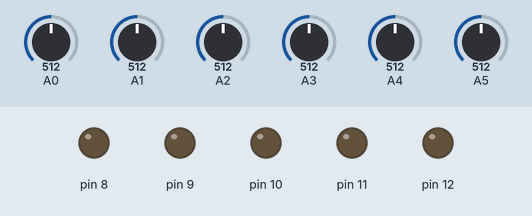
Recording of a sketch running on a simulated Arduino Uno, built for the host (arithmetic inside an expression is 32-bit, double 64-bit). Shown: output pins drawn as LEDs (lit = HIGH). Dashed ring = blinking. The test bench sets the inputs (shaded band); at power-on: A0 = 512, A5 = 512, A1 = 512, A2 = 512, A3 = 512, A4 = 512.

Above: at 1.2 s.
1.3 s: A0 set to 985
2.8 s: A0 set to 1013
At 3.2 s:
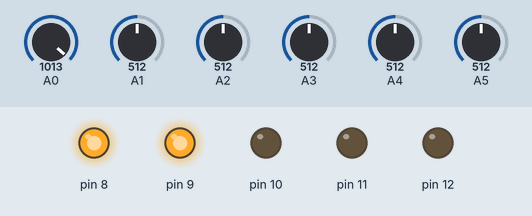
5.8 s: A5 set to 987
8.8 s: A5 set to 1016
At 9.7 s:
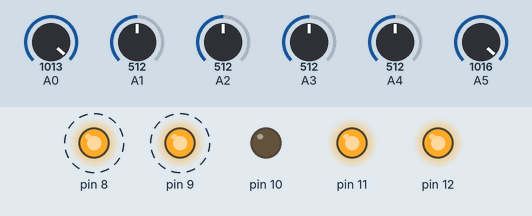
11.8 s: A1 set to 983
14.8 s: A1 set to 1015
At 16.7 s:
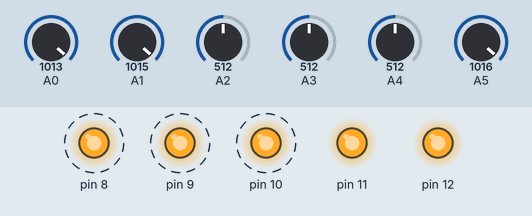
Timing chart, 0 to 18.8 s (numbered marks = the images above; inputs shaded):
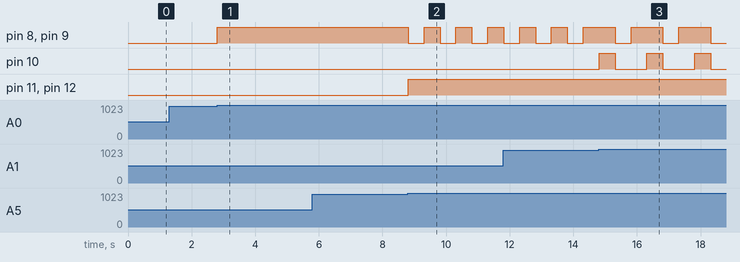

Measured:
- the behaviour switches between 1000 and 1001 on A0 (found by bisection; images 0 and 1)
- the behaviour switches between 1000 and 1001 on A5 (found by bisection; images 1 and 2)
- the behaviour switches between 1000 and 1001 on A1 (found by bisection; images 2 and 3)
- after the input at 1.3 s, every drawn part: stays the same
- after the input at 2.8 s, pin 8, pin 9: LOW → HIGH at once
- after the input at 8.8 s, pin 8, pin 9: alternates HIGH for 0.50 s and LOW for 0.50 s, starting at once; pin 11, pin 12: LOW → HIGH at once
- after the input at 14.8 s, pin 8, pin 9: alternates HIGH for 1.0 s and LOW for 0.50 s, starting after 0.51 s; pin 10: alternates HIGH for 0.50 s and LOW for 1.0 s, starting at once

The sketch:

auto_light.ino
```cpp
void setup()
{
  pinMode(PIN_PB0,OUTPUT); //led1
  pinMode(PIN_PB1,OUTPUT); //led2
  pinMode(PIN_PB2,OUTPUT); //led3
  pinMode(PIN_PB3,OUTPUT); //led4
  pinMode(PIN_PB4,OUTPUT); //led5

  pinMode(PIN_PC0,INPUT); //IR 1
  pinMode(PIN_PC1,INPUT); //IR 2
  pinMode(PIN_PC2,INPUT); //IR 3
  pinMode(PIN_PC3,INPUT); //IR 4
  pinMode(PIN_PC4,INPUT); //IR 5
  pinMode(PIN_PC5,INPUT); // IR 6
}

void loop(){
  int val1 = analogRead(PIN_PC0); //IR1
  if (val1 > 1000){
    digitalWrite(PIN_PB0,1);
    digitalWrite(PIN_PB1,1);
    delay(500);
    }// IR1,open led 1 2
  else {
    digitalWrite(PIN_PB0,0);
    digitalWrite(PIN_PB1,0);
    }  // IR1,close led 1 2

  int val2 = analogRead(PIN_PC1); //IR2
  if(val2 > 1000){
    digitalWrite(PIN_PB0,1);
    digitalWrite(PIN_PB1,1);
    digitalWrite(PIN_PB2,1);
    delay(500);
    }  // IR2,open led 1 2 3
  else {
    digitalWrite(PIN_PB0,0);
    digitalWrite(PIN_PB1,0);
    digitalWrite(PIN_PB2,0);
    }  // IR2,close led 1 2 3

  int val3 = analogRead(PIN_PC2); //IR3
  if(val3 > 1000){
    digitalWrite(PIN_PB0,1);
    digitalWrite(PIN_PB1,1);
    digitalWrite(PIN_PB2,1);
    digitalWrite(PIN_PB3,1);
    delay(500);
    }  // IR3,open led 1 2 3 4
  else {
    digitalWrite(PIN_PB0,0);
    digitalWrite(PIN_PB1,0);
    digitalWrite(PIN_PB2,0);
    digitalWrite(PIN_PB3,0);
    }  // IR3,close led 1 2 3 4

  int val4 =analogRead(PIN_PC3); //IR4
  if(val4 > 1000){
    digitalWrite(PIN_PB1,1);
    digitalWrite(PIN_PB2,1);
    digitalWrite(PIN_PB3,1);
    digitalWrite(PIN_PB4,1);
    delay(500);
    }  // IR4,open led 2 3 4 5
  else {
    digitalWrite(PIN_PB1,0);
    digitalWrite(PIN_PB2,0);
    digitalWrite(PIN_PB3,0);
    digitalWrite(PIN_PB4,0);
    }  // IR4,close led 2 3 4 5

  int val5 = analogRead(PIN_PC4); //IR5
  if(val5 > 1000){
    digitalWrite(PIN_PB2,1);
    digitalWrite(PIN_PB3,1);
    digitalWrite(PIN_PB4,1);
    delay(500);
    }  // IR5,open led 3 4 5
  else {
    digitalWrite(PIN_PB2,0);
    digitalWrite(PIN_PB3,0);
    digitalWrite(PIN_PB4,0);
    }  // IR5,close led    3 4 5

  int val6 = analogRead(PIN_PC5); //IR6
  if(val6 > 1000){
    digitalWrite(PIN_PB3,1);
    digitalWrite(PIN_PB4,1);
    delay(500);
    }  // IR6,open led 4 5
  else {
    digitalWrite(PIN_PB3,0);
    digitalWrite(PIN_PB4,0);
    }  // IR6,close led 4 5
}
```
